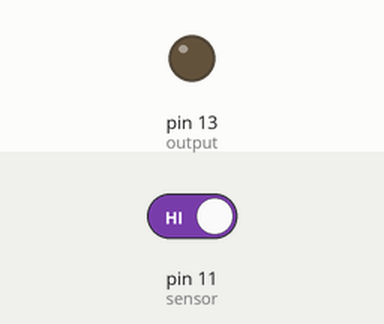
This sketch was run on a simulated Arduino Uno, built with avr-gcc and run on an emulated ATmega328P. Shown: output pins drawn as LEDs (lit = HIGH). Inputs (shaded band) come from the test bench; at power-on: pin 11 (sensor) HIGH.

Above: at 1.2 s.
1.3 s: pin 11 (sensor) driven LOW
At 1.8 s:
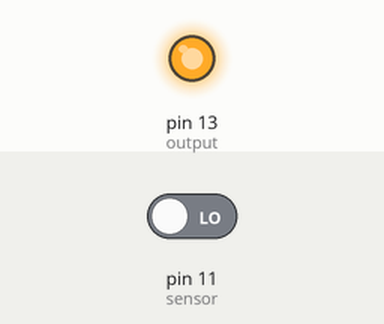
2.8 s: pin 11 (sensor) driven HIGH
At 4.2 s:
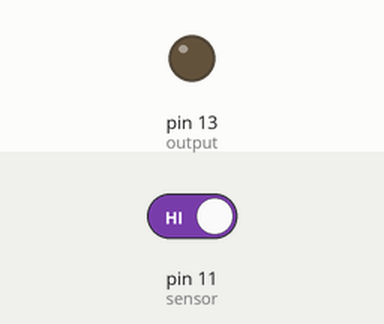
Timing chart, 0 to 5.8 s (numbered marks = the images above; inputs shaded):
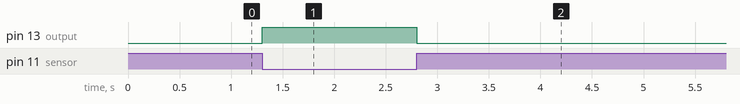

Measured:
- after the input at 1.3 s, pin 13 (output): LOW → HIGH at once
- after the input at 2.8 s, pin 13 (output): HIGH → LOW at once

The sketch:

railCarSensor.ino
```cpp
int sensor = 11;
int output = 13;
int status = 0;
void setup()
{
	Serial.begin(9600);
	pinMode(output, OUTPUT);
	digitalWrite(output,LOW);
	pinMode(sensor, INPUT);
}
void loop()
{
	switch (status)
	{
	case 0:
		if(digitalRead(sensor) == LOW){
			digitalWrite(output, HIGH);
			delay(1000);
			status = 1;
		}
		break;

	case 1:
		if(digitalRead(sensor) == HIGH){
			digitalWrite(output, LOW);
			delay(1000);
			status = 0;
		}
		break;
	}
}
```
